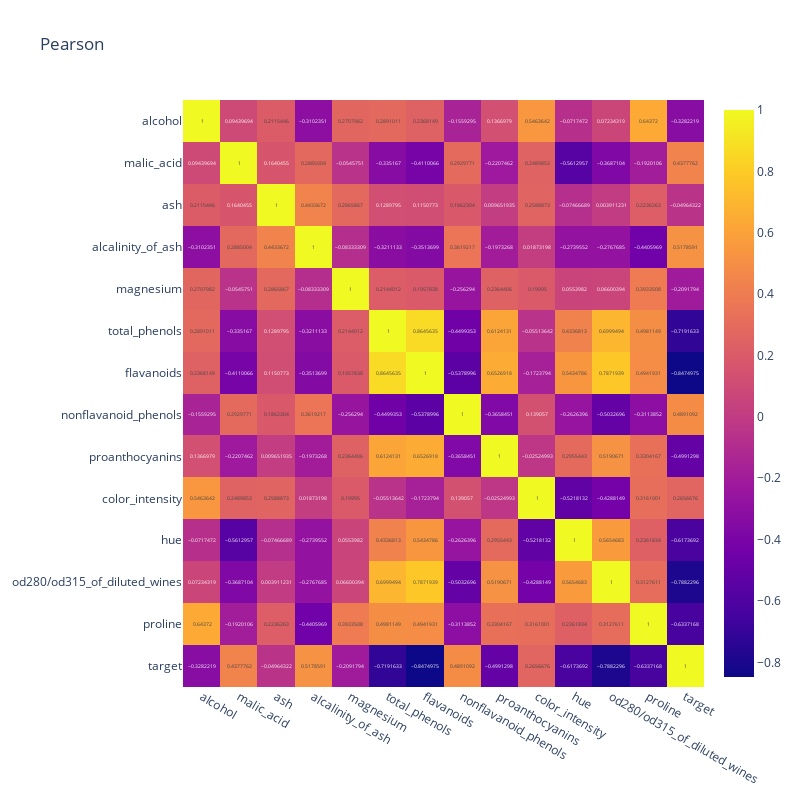

Notebook source saved alongside this figure:
### Code cell
fig = px.imshow(data.corr(method='pearson'),text_auto=True,height=800,width=800,aspect='auto', title='Pearson')
fig.show()

### Figure 1 — Plotly figure (JSON) as saved in the notebook; plotly's stock layout.template omitted (floating-point values rounded to 4 significant figures; data arrays with more than 128 entries replaced by an {"elided": "..."} marker saying what was removed)
{"data": [{"coloraxis": "coloraxis", "hovertemplate": "x: %{x}<br>y: %{y}<br>color: %{z}<extra></extra>", "name": "0", "texttemplate": "%{z}", "type": "heatmap", "x": ["alcohol", "malic_acid", "ash", "alcalinity_of_ash", "magnesium", "total_phenols", "flavanoids", "nonflavanoid_phenols", "proanthocyanins", "color_intensity", "hue", "od280/od315_of_diluted_wines", "proline", "target"], "xaxis": "x", "y": ["alcohol", "malic_acid", "ash", "alcalinity_of_ash", "magnesium", "total_phenols", "flavanoids", "nonflavanoid_phenols", "proanthocyanins", "color_intensity", "hue", "od280/od315_of_diluted_wines", "proline", "target"], "yaxis": "y", "z": {"elided": "14x14 float values"}}], "layout": {"coloraxis": {"colorscale": [[0, "#0d0887"], [0.1111, "#46039f"], [0.2222, "#7201a8"], [0.3333, "#9c179e"], [0.4444, "#bd3786"], [0.5556, "#d8576b"], [0.6667, "#ed7953"], [0.7778, "#fb9f3a"], [0.8889, "#fdca26"], [1, "#f0f921"]]}, "height": 800, "title": {"text": "Pearson"}, "width": 800, "xaxis": {"anchor": "y", "domain": [0, 1]}, "yaxis": {"anchor": "x", "autorange": "reversed", "domain": [0, 1]}}}
